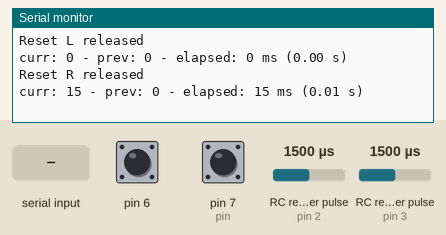
This sketch was run on a simulated Arduino Uno, built with avr-gcc and run on an emulated ATmega328P. Parts: the last lines printed to the serial monitor. Wiring (inferred from the names in the program): 2 × RC receiver channel: data pin 2 / data pin 3. The inputs (shaded band) are chosen by the test bench; at power-on: pin 6 HIGH, pin 7 (pin) HIGH, RC receiver pulse (sensors on pin 2, pin 3) 1500 µs.

Above: at 1.2 s.
1.3 s: pin 6 pulled LOW for 0.15 s
At 2.4 s:
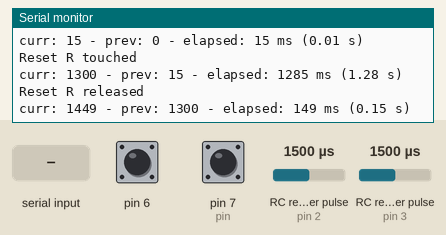
2.9 s: pin 7 (pin) pulled LOW for 0.15 s
At 3.7 s:
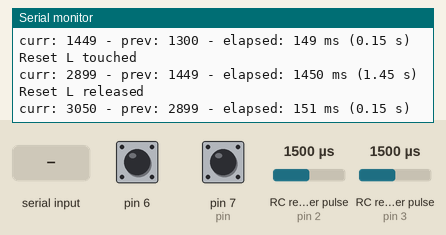
4.5 s: "w" received over Serial
At 5.7 s:
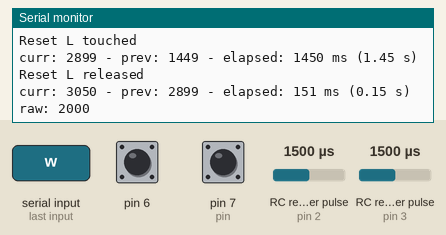
6.0 s: pin 6 pulled LOW for 1 s
At 8.2 s:
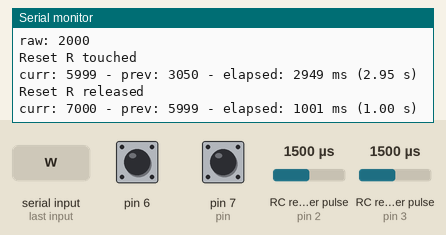
8.5 s: pin 7 (pin) pulled LOW for 1 s
At 10.4 s:
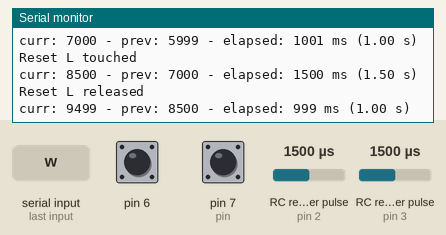
11.0 s: "q" received over Serial
At 12.1 s:
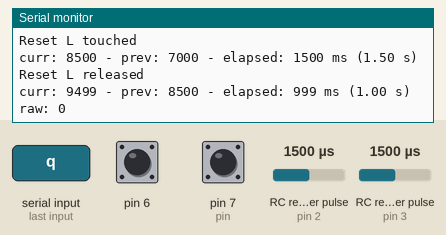
Timing chart, 0 to 13.5 s (numbered marks = the images above; inputs shaded):
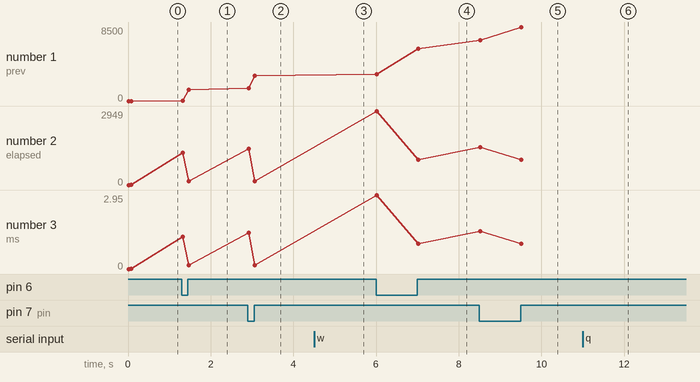

Measured:
- after the input at 1.3 s, the serial monitor: prints a new line at once (image 1)
- after the input at 2.9 s, the serial monitor: prints a new line at once (image 2)
- after the input at 4.5 s, the serial monitor: prints a new line at once (image 3)
- after the input at 6.0 s, the serial monitor: prints a new line at once (image 4)
- after the input at 8.5 s, the serial monitor: prints a new line at once (image 5)
- after the input at 11.0 s, the serial monitor: prints a new line at once (image 6)
- plotted number 1: 0 → 1300 after the input at 1.3 s, 1300 → 2899 after the input at 2.9 s, 2899 → 5999 after the input at 6.0 s, 5999 → 8500 after the input at 8.5 s
- plotted number 2: 15 → 149 after the input at 1.3 s, 149 → 151 after the input at 2.9 s, 151 → 1001 after the input at 6.0 s, 1001 → 999 after the input at 8.5 s

The sketch:

test_econder_wo_LED_strip.ino
```cpp
/*
 * CIRCUIT
 *
 *                  O
 * [________________A________________________]
 *
 *  left                                right
 *  reset                               reset
 *
 *                                    encoder
 *                            strip frist LED
 *
 *
 * Component:
 * - 1x Arduino micro;
 * - 1x Bourns optical relative encoder ();
 *
 * Connect:
 * - Arduino pin 2 to encoder CHA (this rail has a physical 10K pullup resistor - green cable);
 * - Arduino pin 3 to encoder CHB (this rail has a physical 10K pullup resistor - yellow cable);
 * - Arduino GND pin to encoder GND (white cable);
 * - Arduino 5V pin to encoder 5V (red cable);
 *
 * I'm using an Arduino Micro
 * which has interrupts on pins 2, 3, 7 (also pins 0 and 1 use interrupt but they are dedicated to serial comm)
 * Note: On Arduino Micro pin 2 and 3 are on port D on position 1 and 0 respectively (see decoding snippet)
 *
*/


// debug info about the encoder, leds, scales and state machine
#define DEBUG_CARRIAGE true

// ENCODER STUFF

// On Arduino Micro digital pins 2 and 3 (interrupt # 1 and 0 respectively)
// are on the same port (which is port D). These pins are on position 1 and 0 of the port
#define CHA 2
#define CHB 3

volatile byte bCurrent = 0;
volatile byte bPrevious = 0;
volatile long integrator = 0;
volatile long prevIntegrator = 0;

volatile enum STATE {
  ENC_IDLE,
  ENC_CW,
  ENC_CCW
} status;

// we know the Bourns  encoder has 100 counts per shaft turn
// but we are incrementing the counter each time we have a new
// CHA and CHB configuration so 4 counts each quadrature cycle.
// This way we have 100 * 4 = 400 counts per shaft turn.
#define TOTALSTEPSPERROTATION 400

// from the moment we use so many different scales
// whose the carriage movement must ne mapped to, we
// must define some MACRO here
#define MAX_MM 100 // travel lenght if the carriage in mm
#define MAX_STEPS 3000 // travel lenght expressed in encoder steps


// RESET STUFF
bool USE_RESET_L = true;
bool USE_RESET_R = true;

#define RESET_L   7
#define RESET_R   6

typedef struct {
  int pin;
  bool curr = false;
  bool prev = false;
} reset;

reset resetL;
reset resetR;

// TIME DEBUG STUFF
// we want to measure time passed between crossing the resets
long currTime = 0;
long prevTime = 0;

void measureTime(long current, long previous) {
  long elapsed = current - previous;
  Serial.print("curr: ");
  Serial.print( current );
  Serial.print(" - prev: ");
  Serial.print( previous );
  Serial.print(" - elapsed: ");
  Serial.print(elapsed);
  Serial.print(" ms (");
  Serial.print( elapsed / 1000.0 );
  Serial.print(" s)");
  Serial.println();
}


// SETUP /////////////////////////////////////////////////////////////
void setup()
{
  Serial.begin(9600);
  while(!Serial) {delay(1);};
  //Serial.println("here I'm");

  // ENCODER STUFF
  pinMode(CHA,   INPUT_PULLUP );
  pinMode(CHB,   INPUT_PULLUP );
  attachInterrupt(digitalPinToInterrupt(CHA),   ISR_chA,   CHANGE);
  attachInterrupt(digitalPinToInterrupt(CHB),   ISR_chB,   CHANGE);

  // RESETs STUFF
  resetL.pin = RESET_L;
  resetR.pin = RESET_R;

  pinMode(resetL.pin, INPUT_PULLUP);
  pinMode(resetR.pin, INPUT_PULLUP);

  currTime = millis();
  prevTime = millis();
}


// LOOP //////////////////////////////////////////////////////////////
void loop()
{
  // serial data
  getSerialData();

  // here we are using the reset function to measure the time we spend
  // to move the carriage between the LEFT RESE>T and the RIGHT RESET

  if( USE_RESET_L ) {
    resetL.curr = digitalRead( resetL.pin );
    if( resetL.curr != resetL.prev) {
      resetL.prev = resetL.curr;

      if( !resetL.curr ) {
        // when we arrive at the sensor
        Serial.println("Reset L touched");
        prevTime = currTime;
        currTime = millis();
        measureTime(currTime, prevTime);
      } else {
        // when we leave the sensor
        Serial.println("Reset L released");
        prevTime = currTime;
        currTime = millis();
        measureTime(currTime, prevTime);
      }
    }
  }

  if( USE_RESET_R ) {
    resetR.curr = digitalRead( resetR.pin );
    if( resetR.curr != resetR.prev) {
      resetR.prev = resetR.curr;

      if( !resetR.curr ) {
        // when we arrive at the sensor
        Serial.println("Reset R touched");
        prevTime = currTime;
        currTime = millis();
        measureTime(currTime, prevTime);
      } else {
        // when we leave at the sensor
        Serial.println("Reset R released");
        prevTime = currTime;
        currTime = millis();
        measureTime(currTime, prevTime);
      }
    }
  }


	//where the maιc happens (so to say)
	if( integrator != prevIntegrator ) {

		// eventually update the old integrator
		prevIntegrator = integrator;

    Serial.print("raw: ");
    Serial.print( integrator );
    Serial.println();
	}

  delay( 1 );
}

// OTHER STUFF ///////////////////////////////////////////////////////
void ISR_chA()
{
  bCurrent = (PIND & B00000011)>>0;
  decode();
}

void ISR_chB()
{
  bCurrent = (PIND & B00000011)>>0;
  decode();
}

/*
 * Questa funzione incrementa la variabile 'volatile'
 * ogni nuovo passaggio tra le quadrature.
 */
void decode()
{
  // encoder stuff
  if( bCurrent != bPrevious )
  {
    if(
        ( bCurrent == 2 && bPrevious == 0 ) ||
        ( bCurrent == 3 && bPrevious == 2 ) ||
        ( bCurrent == 1 && bPrevious == 3 ) ||
        ( bCurrent == 0 && bPrevious == 1 )
      )
    {
      status = ENC_CW;
      integrator ++;

    }
    else if(
        ( bCurrent == 1 && bPrevious == 0 ) ||
        ( bCurrent == 3 && bPrevious == 1 ) ||
        ( bCurrent == 2 && bPrevious == 3 ) ||
        ( bCurrent == 0 && bPrevious == 2 )
      )
    {
      status = ENC_CCW;
      integrator --;
    }
    bPrevious = bCurrent;
  }

  // TODO: probably this "normalization" will not be used in final application
  // Here we are not working with a rotating cirlce but with a linear movement
  // which is made up with more than a complete rotation of the encoder shaft.

  // Turn a bipolar signal between -400 and 400
  // to a signal which is unipolar going from 0 to 400;
  if( integrator < 0)
    integrator = TOTALSTEPSPERROTATION + integrator;
}


void getSerialData()
{
  if(Serial.available())
  {
    // Read user input and trigger appropriate function
    char user_input = Serial.read();

      if(user_input == 'q' )
      {
        // reset left
        integrator = 0;
      }
      else if( user_input == 'w' )
      {
        // reset right
        integrator = 2000;
      }
      else
      {
        //Serial.println("Invalid option entered.");
      }
  }
}
```
